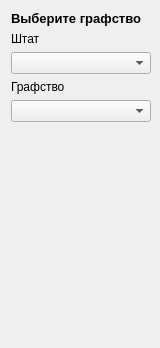
<?xml version="1.0" encoding="UTF-8"?>
<ui version="4.0">
 <class>ddmBaseCountyFilterWidget</class>
 <widget class="QWidget" name="ddmBaseCountyFilterWidget">
  <property name="geometry">
   <rect>
    <x>0</x>
    <y>0</y>
    <width>160</width>
    <height>348</height>
   </rect>
  </property>
  <property name="sizePolicy">
   <sizepolicy hsizetype="Preferred" vsizetype="Minimum">
    <horstretch>0</horstretch>
    <verstretch>0</verstretch>
   </sizepolicy>
  </property>
  <property name="minimumSize">
   <size>
    <width>155</width>
    <height>0</height>
   </size>
  </property>
  <property name="maximumSize">
   <size>
    <width>16777215</width>
    <height>16777215</height>
   </size>
  </property>
  <property name="windowTitle">
   <string>ddmCountyFilterWidget</string>
  </property>
  <layout class="QGridLayout" name="gridLayout">
   <item row="0" column="0">
    <layout class="QVBoxLayout" name="verticalLayout">
     <property name="sizeConstraint">
      <enum>QLayout::SetMinimumSize</enum>
     </property>
     <item>
      <widget class="QLabel" name="labelCaption">
       <property name="font">
        <font>
         <pointsize>10</pointsize>
         <weight>75</weight>
         <bold>true</bold>
        </font>
       </property>
       <property name="text">
        <string>Выберите графство</string>
       </property>
      </widget>
     </item>
     <item>
      <widget class="QLabel" name="labelState">
       <property name="text">
        <string>Штат</string>
       </property>
      </widget>
     </item>
     <item>
      <widget class="QComboBox" name="comboState">
       <property name="sizePolicy">
        <sizepolicy hsizetype="Minimum" vsizetype="Minimum">
         <horstretch>0</horstretch>
         <verstretch>0</verstretch>
        </sizepolicy>
       </property>
       <property name="minimumSize">
        <size>
         <width>140</width>
         <height>20</height>
        </size>
       </property>
      </widget>
     </item>
     <item>
      <widget class="QLabel" name="labelCounty">
       <property name="text">
        <string>Графство</string>
       </property>
      </widget>
     </item>
     <item>
      <widget class="QComboBox" name="comboCounty">
       <property name="sizePolicy">
        <sizepolicy hsizetype="Minimum" vsizetype="Minimum">
         <horstretch>0</horstretch>
         <verstretch>0</verstretch>
        </sizepolicy>
       </property>
       <property name="minimumSize">
        <size>
         <width>140</width>
         <height>20</height>
        </size>
       </property>
      </widget>
     </item>
     <item>
      <spacer name="verticalSpacer">
       <property name="orientation">
        <enum>Qt::Vertical</enum>
       </property>
       <property name="sizeHint" stdset="0">
        <size>
         <width>20</width>
         <height>40</height>
        </size>
       </property>
      </spacer>
     </item>
    </layout>
   </item>
  </layout>
 </widget>
 <resources/>
 <connections/>
</ui>
